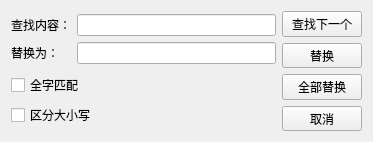
<?xml version="1.0" encoding="UTF-8"?>
<ui version="4.0">
 <class>ReplaceDialog</class>
 <widget class="QWidget" name="ReplaceDialog">
  <property name="geometry">
   <rect>
    <x>0</x>
    <y>0</y>
    <width>373</width>
    <height>142</height>
   </rect>
  </property>
  <property name="minimumSize">
   <size>
    <width>373</width>
    <height>142</height>
   </size>
  </property>
  <property name="maximumSize">
   <size>
    <width>373</width>
    <height>142</height>
   </size>
  </property>
  <property name="windowTitle">
   <string>替换</string>
  </property>
  <layout class="QGridLayout" name="gridLayout">
   <item row="0" column="0">
    <layout class="QHBoxLayout" name="horizontalLayout_3">
     <item>
      <layout class="QVBoxLayout" name="verticalLayout_4">
       <item>
        <layout class="QVBoxLayout" name="verticalLayout_3">
         <item>
          <layout class="QHBoxLayout" name="horizontalLayout">
           <item>
            <widget class="QLabel" name="label">
             <property name="text">
              <string>查找内容：</string>
             </property>
            </widget>
           </item>
           <item>
            <widget class="QLineEdit" name="content"/>
           </item>
          </layout>
         </item>
         <item>
          <layout class="QHBoxLayout" name="horizontalLayout_2">
           <item>
            <widget class="QLabel" name="label_2">
             <property name="minimumSize">
              <size>
               <width>60</width>
               <height>0</height>
              </size>
             </property>
             <property name="text">
              <string>替换为：</string>
             </property>
            </widget>
           </item>
           <item>
            <widget class="QLineEdit" name="replaceContent"/>
           </item>
          </layout>
         </item>
        </layout>
       </item>
       <item>
        <layout class="QVBoxLayout" name="verticalLayout">
         <item>
          <widget class="QCheckBox" name="checkBox">
           <property name="text">
            <string>全字匹配</string>
           </property>
          </widget>
         </item>
         <item>
          <widget class="QCheckBox" name="checkBox_2">
           <property name="text">
            <string>区分大小写</string>
           </property>
          </widget>
         </item>
        </layout>
       </item>
      </layout>
     </item>
     <item>
      <layout class="QVBoxLayout" name="verticalLayout_2">
       <item>
        <widget class="QPushButton" name="findNext">
         <property name="text">
          <string>查找下一个</string>
         </property>
        </widget>
       </item>
       <item>
        <widget class="QPushButton" name="replaceOnce">
         <property name="text">
          <string>替换</string>
         </property>
        </widget>
       </item>
       <item>
        <widget class="QPushButton" name="replaceAll">
         <property name="text">
          <string>全部替换</string>
         </property>
        </widget>
       </item>
       <item>
        <widget class="QPushButton" name="cancel">
         <property name="text">
          <string>取消</string>
         </property>
        </widget>
       </item>
       <item>
        <spacer name="verticalSpacer">
         <property name="orientation">
          <enum>Qt::Vertical</enum>
         </property>
         <property name="sizeHint" stdset="0">
          <size>
           <width>20</width>
           <height>40</height>
          </size>
         </property>
        </spacer>
       </item>
      </layout>
     </item>
    </layout>
   </item>
  </layout>
 </widget>
 <resources/>
 <connections/>
</ui>
